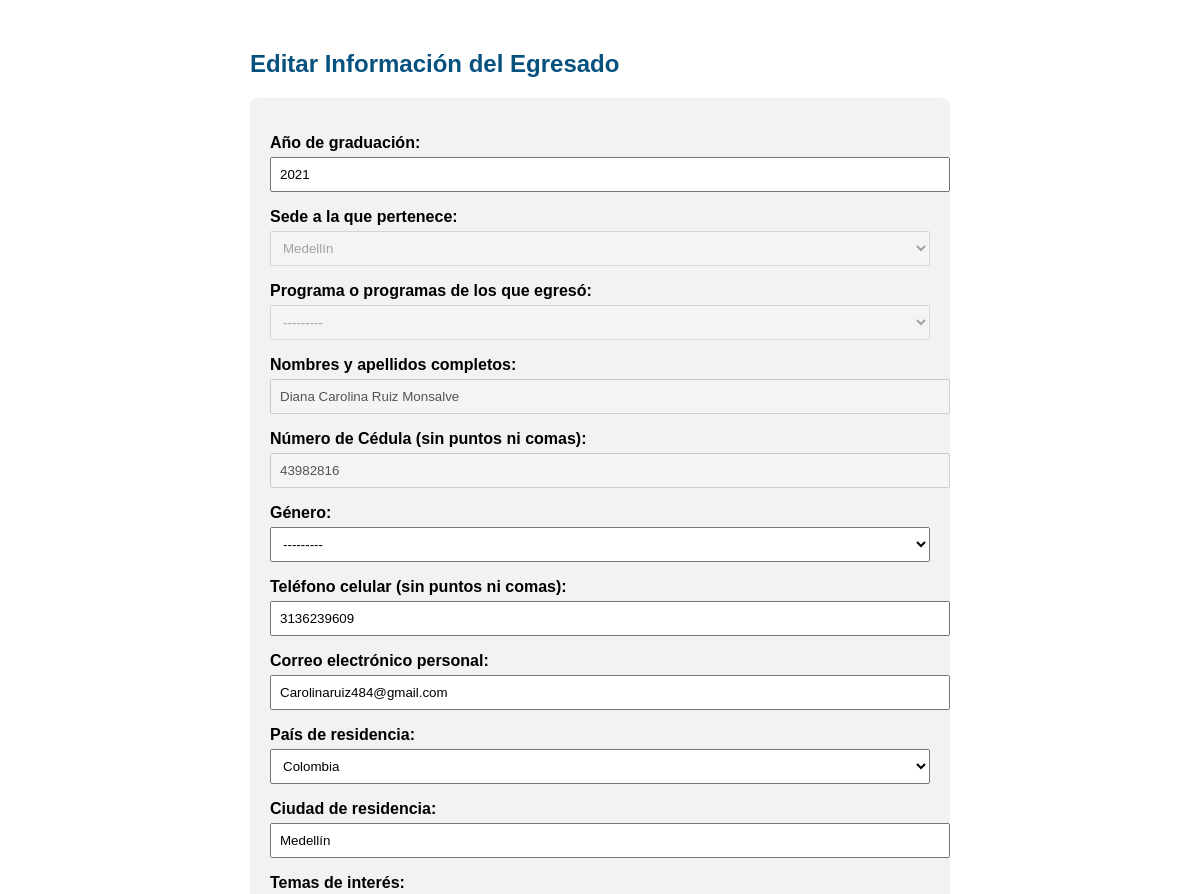
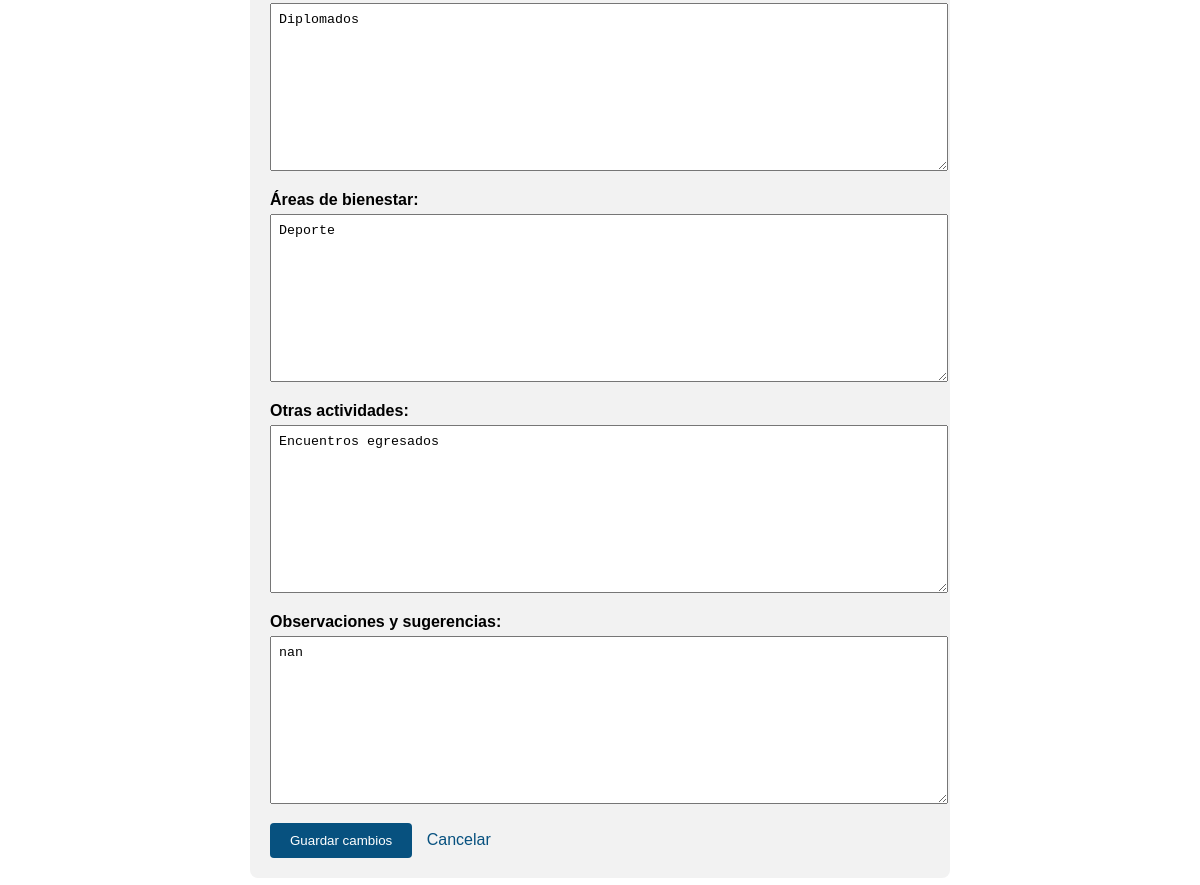
/formulario/editar/1128/, run on the app's committed database (2 pictures, top to bottom).
### formulario/models.py (models this page shows)
class DatosUsuario(models.Model):
    user = models.OneToOneField(User, on_delete=models.CASCADE)
    AñoGraduacion = models.IntegerField()
    sede = models.CharField(max_length=100, choices=[
        ('Medellín', 'Medellín'),
        ('Pereira', 'Pereira'),
        ('Centro Tutorial Rionegro', 'Centro Tutorial Rionegro'),
        ('Centro Tutorial Apartadó', 'Centro Tutorial Apartadó'),
    ])
    programa = models.CharField(max_length=100, choices=[
        ('Administración de Empresas', 'Administración de Empresas'),
        ('Administración de Mercadeo', 'Administración de Mercadeo'),
        ('Administración de Negocios Internacionales', 'Administración de Negocios Internacionales'),
        ('Administración de Obras Civiles', 'Administración de Obras Civiles'),
        ('Administración Turística y Hotelera', 'Administración Turística y Hotelera'),
        ('Derecho', 'Derecho'),
        ('Especialización en Gerencia de Mercadeo', 'Especialización en Gerencia de Mercadeo'),
        ('Especialización en gerencia del talento Humano', 'Especialización en gerencia del talento Humano'),
        ('Especialización en Evaluación y Gerencia de Proyectos', 'Especialización en Evaluación y Gerencia de Proyectos'),
        ('Especialización en Rehabilitación Cardiopulmonar', 'Especialización en Rehabilitación Cardiopulmonar'),
        ('Especialización de Sanidad Animal', 'Especialización de Sanidad Animal'),
        ('Ingeniería Administrativa', 'Ingeniería Administrativa'),
        ('Ingeniería de software', 'Ingeniería de software'),
        ('Medicina', 'Medicina'),
        ('Medicina Veterinaria y Zootecnia', 'Medicina Veterinaria y Zootecnia'),
        ('Odontología', 'Odontología'),
        ('Profesional en Mercadeo y Publicidad', 'Profesional en Mercadeo y Publicidad'),
        ('Tecnología en Gestión Empresarial', 'Tecnología en Gestión Empresarial'),
        ('Tecnología en Laboratorio de Prótesis Dental', 'Tecnología en Laboratorio de Prótesis Dental'),
        ('Terapia Respiratoria', 'Terapia Respiratoria'),
    ])
    NombreCompleto = models.CharField(max_length=200)
    cedula = models.CharField(max_length=20)
    genero = models.CharField(max_length=10, choices=[
        ('Femenino', 'Femenino'),
        ('Masculino', 'Masculino'),
        ('Otro', 'Otro'),
    ])
    celular = models.CharField(max_length=20)
    correo = models.EmailField()
    pais = CountryField(blank_label='Seleccione un país')
    ciudad = models.CharField(max_length=100, blank=True)
    TemasEventos = models.TextField(blank=True)
    AreasBienestar = models.TextField(blank=True)
    OtrasActividades = models.TextField()
    observaciones = models.TextField(blank=True)
    fecha_actualizacion = models.DateTimeField(default=timezone.now)

### formulario/views.py (the view)
# urls.py: path('editar/<int:pk>/', views.datosusuario_editar, name='datosusuario_editar'),
def datosusuario_editar(request, pk):
    dato = get_object_or_404(DatosUsuario, pk=pk)
    if request.method == 'POST':
        form = DatosUsuarioForm(request.POST, instance=dato)
        if form.is_valid():
            form.save()
            return redirect('lista_usuarios')
    else:
        form = DatosUsuarioForm(instance=dato)
    return render(request, 'formulario/editar_egresado.html', {'form': form})

### formulario/templates/formulario/editar_egresado.html (shortened to what this page needs)
<!DOCTYPE html>
<html lang="es">
<head>
</head>
<body>
    <h2>Editar Información del Egresado</h2>
    <form method="post">
        {{ form.as_p }}
        <button type="submit">Guardar cambios</button>
        <a href="{% url 'lista_usuarios' %}">Cancelar</a>
    </form>
</body>
</html>

### formulario/templates/formulario/editar_egresado.html (style rules this page uses)
body { font-family: Arial, sans-serif; padding: 30px; max-width: 700px; margin: auto; }
h2 { color: #07517f; }
form { background: #f2f2f2; padding: 20px; border-radius: 8px; }
form p { margin-bottom: 15px; }
label { font-weight: bold; }
input, select, textarea { width: 100%; padding: 8px; margin-top: 5px; }
button { background-color: #07517f; color: white; padding: 10px 20px; border: none; border-radius: 4px; cursor: pointer; }
a { margin-left: 10px; color: #07517f; text-decoration: none; }

### data on the page
DatosUsuario: AñoGraduacion "2021", sede "Medellín", programa "---------", NombreCompleto "Diana Carolina Ruiz Monsalve", cedula "43982816", genero "---------", celular "3136239609", correo "Carolinaruiz484@gmail.com", pais "Colombia", ciudad "Medellín", TemasEventos "Diplomados", AreasBienestar "Deporte", OtrasActividades "Encuentros egresados", observaciones "nan"
